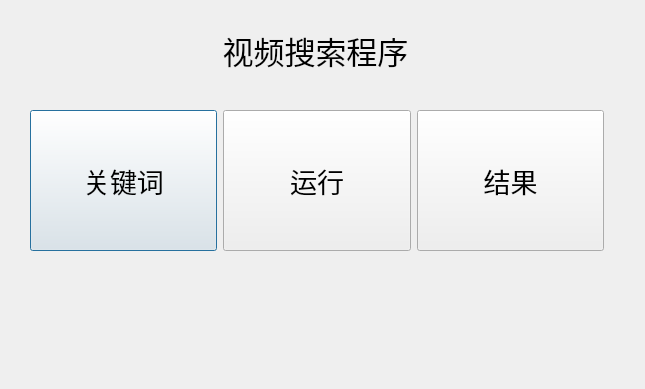
<?xml version="1.0" encoding="UTF-8"?>
<ui version="4.0">
 <class>Dialog</class>
 <widget class="QDialog" name="Dialog">
  <property name="geometry">
   <rect>
    <x>0</x>
    <y>0</y>
    <width>645</width>
    <height>389</height>
   </rect>
  </property>
  <property name="windowTitle">
   <string>视频搜索</string>
  </property>
  <widget class="QWidget" name="horizontalLayoutWidget">
   <property name="geometry">
    <rect>
     <x>30</x>
     <y>10</y>
     <width>571</width>
     <height>80</height>
    </rect>
   </property>
   <layout class="QHBoxLayout" name="horizontalLayout">
    <property name="spacing">
     <number>0</number>
    </property>
    <item>
     <widget class="QLabel" name="label">
      <property name="font">
       <font>
        <pointsize>23</pointsize>
       </font>
      </property>
      <property name="text">
       <string>视频搜索程序</string>
      </property>
      <property name="alignment">
       <set>Qt::AlignCenter</set>
      </property>
     </widget>
    </item>
   </layout>
  </widget>
  <widget class="QWidget" name="horizontalLayoutWidget_2">
   <property name="geometry">
    <rect>
     <x>30</x>
     <y>110</y>
     <width>574</width>
     <height>141</height>
    </rect>
   </property>
   <layout class="QHBoxLayout" name="horizontalLayout_2">
    <item>
     <widget class="QPushButton" name="pushButton_key">
      <property name="enabled">
       <bool>true</bool>
      </property>
      <property name="sizePolicy">
       <sizepolicy hsizetype="Minimum" vsizetype="Preferred">
        <horstretch>0</horstretch>
        <verstretch>0</verstretch>
       </sizepolicy>
      </property>
      <property name="font">
       <font>
        <pointsize>20</pointsize>
       </font>
      </property>
      <property name="text">
       <string>关键词</string>
      </property>
      <property name="iconSize">
       <size>
        <width>80</width>
        <height>80</height>
       </size>
      </property>
     </widget>
    </item>
    <item>
     <widget class="QPushButton" name="pushButton_run">
      <property name="sizePolicy">
       <sizepolicy hsizetype="Minimum" vsizetype="Preferred">
        <horstretch>0</horstretch>
        <verstretch>0</verstretch>
       </sizepolicy>
      </property>
      <property name="font">
       <font>
        <pointsize>20</pointsize>
       </font>
      </property>
      <property name="text">
       <string>运行</string>
      </property>
     </widget>
    </item>
    <item>
     <widget class="QPushButton" name="pushButton_result">
      <property name="sizePolicy">
       <sizepolicy hsizetype="Minimum" vsizetype="Preferred">
        <horstretch>0</horstretch>
        <verstretch>0</verstretch>
       </sizepolicy>
      </property>
      <property name="font">
       <font>
        <pointsize>20</pointsize>
       </font>
      </property>
      <property name="text">
       <string>结果</string>
      </property>
     </widget>
    </item>
   </layout>
  </widget>
  <widget class="QWidget" name="horizontalLayoutWidget_3">
   <property name="geometry">
    <rect>
     <x>30</x>
     <y>260</y>
     <width>581</width>
     <height>111</height>
    </rect>
   </property>
   <layout class="QHBoxLayout" name="horizontalLayout_3"/>
  </widget>
 </widget>
 <resources/>
 <connections>
  <connection>
   <sender>pushButton_result</sender>
   <signal>clicked()</signal>
   <receiver>Dialog</receiver>
   <slot>show()</slot>
   <hints>
    <hint type="sourcelabel">
     <x>507</x>
     <y>180</y>
    </hint>
    <hint type="destinationlabel">
     <x>322</x>
     <y>194</y>
    </hint>
   </hints>
  </connection>
 </connections>
</ui>
